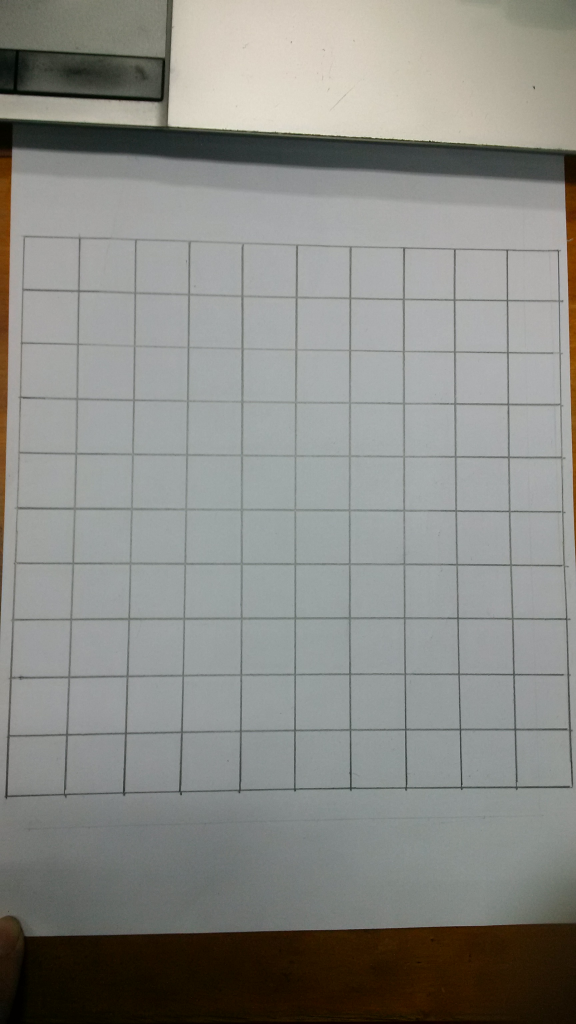
#> input picture img1.jpg, 1728 x 3072 px (shown at 1/3 size)
$ python -i project2.py   (imports and definitions only)
#> lines starting #> are read from the running program, lines starting #| are printed output that depends on the picture
#> (reads weights.npy from the repository)
import numpy as np
import cv2
from matplotlib import pyplot as plt
import math
import time
import test
import os
import expansion


row = 0
column = 0
real_col = 10
real_row = 10

crop_width = 8


def preprocess(gray):
    kernel = cv2.getStructuringElement(cv2.MORPH_ELLIPSE, (5,5))
    dilated = cv2.morphologyEx(gray, cv2.MORPH_DILATE, kernel)
    diff1 = 255 - cv2.subtract(dilated, gray)

    median = cv2.medianBlur(dilated, 15)
    diff2 = 255 - cv2.subtract(median, gray)

    normed = cv2.normalize(diff2, None, 0, 255, cv2.NORM_MINMAX)

    res = np.hstack((gray, dilated, diff1, median, diff2, normed))
    return normed

# [88 lines left out: functions determine_corner, draw, get_coordinate, draw_X, not called in this run]

def draw_O(image, pos):
    cv2.circle(image, get_coordinate(pos), 15, 0, 5)


# [1 line not run here, left out]


# [30 lines left out: functions detection_segment, draw_real_matrix, not called in this run]


# [35 lines not run here, left out]

>>> import cv2
>>> picture = cv2.imread('img1.jpg', cv2.IMREAD_GRAYSCALE)
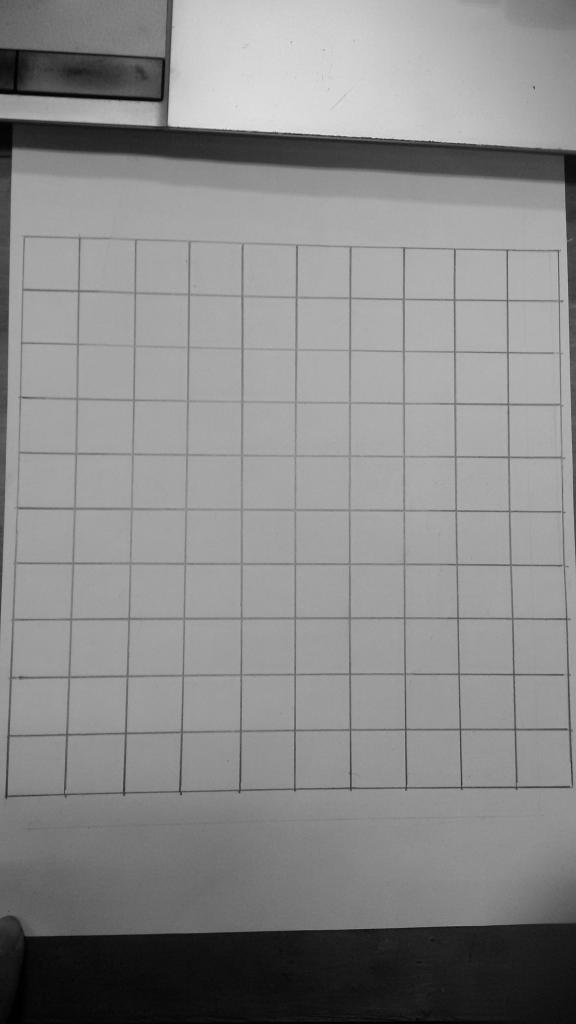
#> picture: shape (3072, 1728) (shown at 1/3 size); min 0, max 236, mean 137.6
>>> result = preprocess(picture)
#> in preprocess, `dilated = cv2.morphologyEx(gray, cv2.MORPH_DILATE, kernel)`:
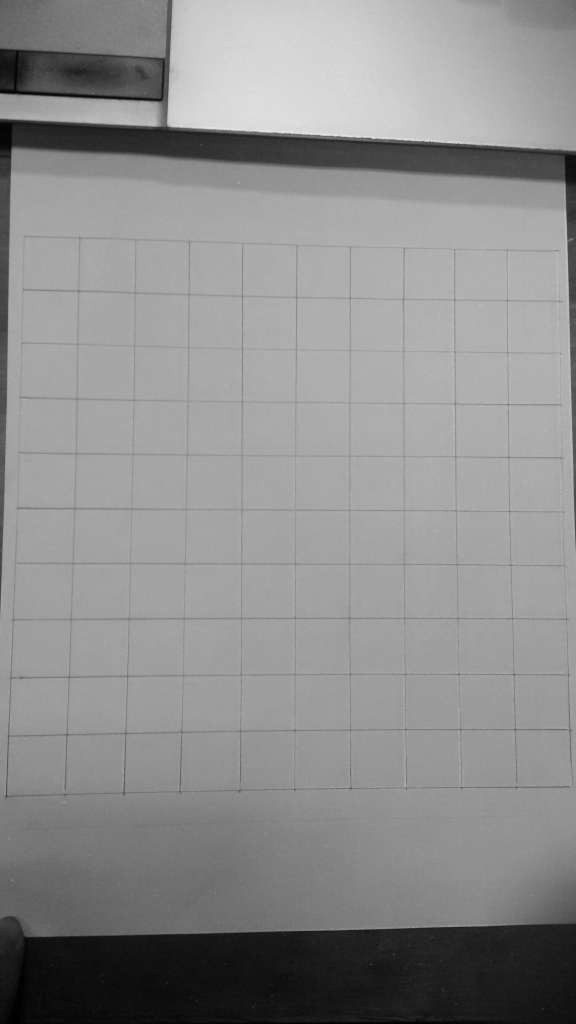
#> dilated: shape (3072, 1728) (shown at 1/3 size); min 1, max 236, mean 141.4
#> in preprocess, `diff1 = 255 - cv2.subtract(dilated, gray)`:
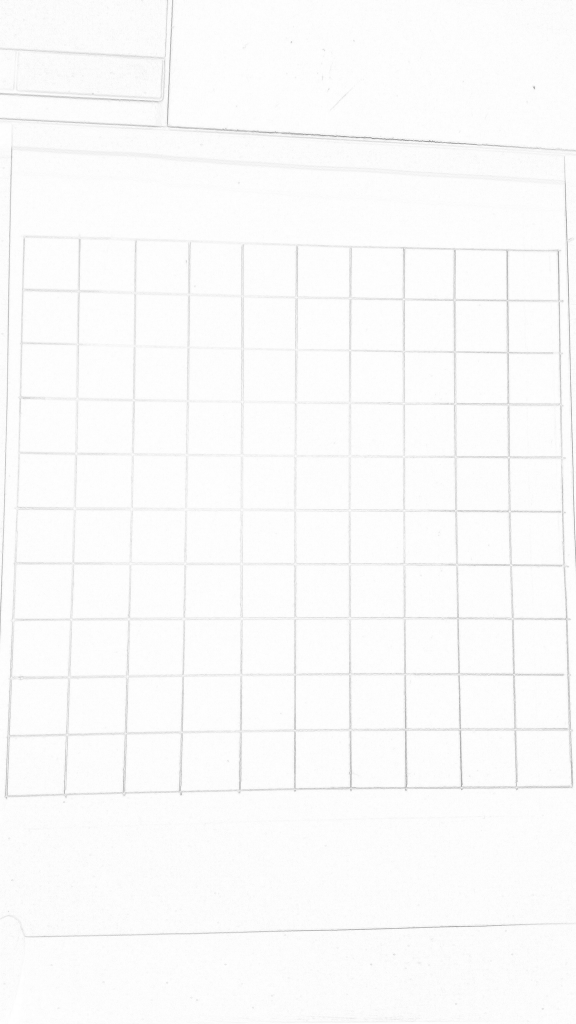
#> diff1: shape (3072, 1728) (shown at 1/3 size); min 105, max 255, mean 251.2
#> in preprocess, `res = np.hstack((gray, dilated, diff1, median, diff2, normed))`:
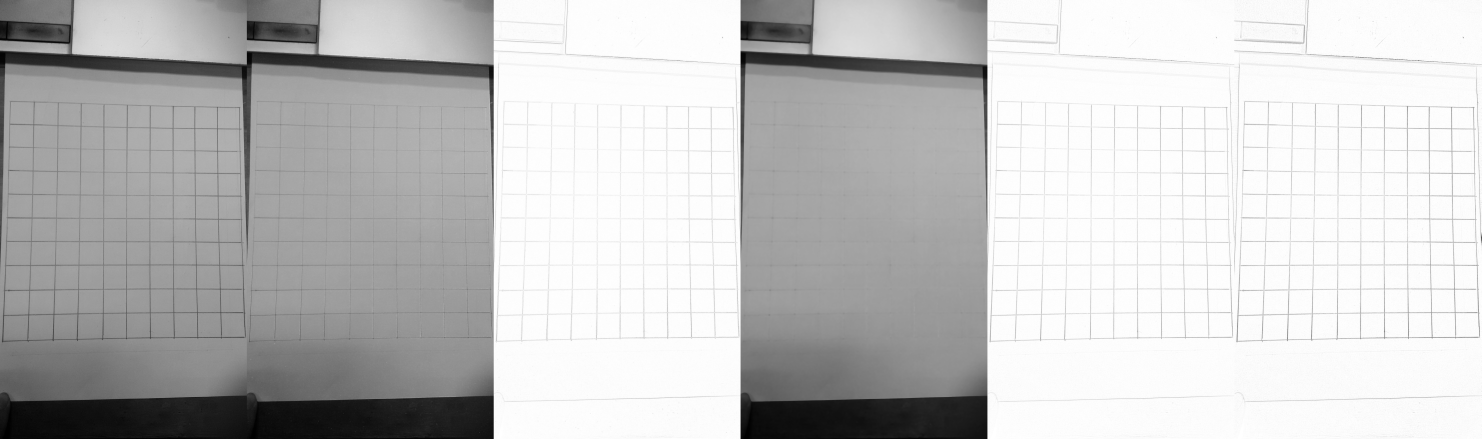
#> res: shape (3072, 10368) (shown at 1/7 size); min 0, max 255, mean 195.2
